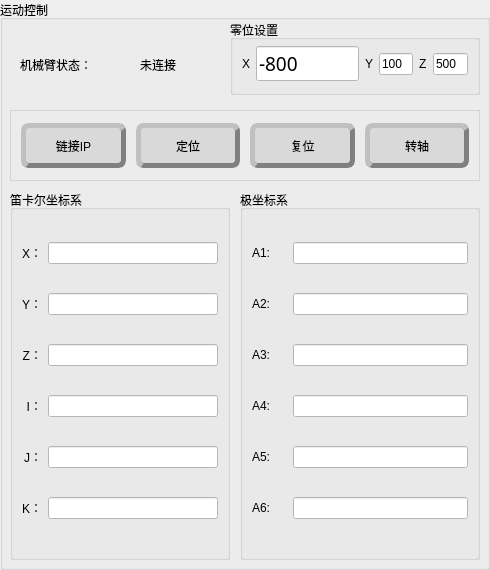
       <widget class="QGroupBox" name="groupBox">
        <property name="geometry">
         <rect>
          <x>340</x>
          <y>20</y>
          <width>490</width>
          <height>570</height>
         </rect>
        </property>
        <property name="title">
         <string>运动控制</string>
        </property>
        <widget class="QGroupBox" name="groupBox_5">
         <property name="geometry">
          <rect>
           <x>10</x>
           <y>190</y>
           <width>220</width>
           <height>370</height>
          </rect>
         </property>
         <property name="title">
          <string>笛卡尔坐标系</string>
         </property>
         <layout class="QGridLayout" name="gridLayout_2">
          <item row="0" column="0">
           <widget class="QLabel" name="label_5">
            <property name="styleSheet">
             <string notr="true">font: 75 12pt &quot;微软雅黑&quot;;</string>
            </property>
            <property name="text">
             <string>X：</string>
            </property>
            <property name="alignment">
             <set>Qt::AlignRight|Qt::AlignTrailing|Qt::AlignVCenter</set>
            </property>
           </widget>
          </item>
          <item row="1" column="0">
           <widget class="QLabel" name="label_8">
            <property name="styleSheet">
             <string notr="true">font: 75 12pt &quot;微软雅黑&quot;;</string>
            </property>
            <property name="text">
             <string>Y：</string>
            </property>
            <property name="alignment">
             <set>Qt::AlignRight|Qt::AlignTrailing|Qt::AlignVCenter</set>
            </property>
           </widget>
          </item>
          <item row="0" column="1">
           <widget class="QLineEdit" name="RobotXlineEdit">
            <property name="styleSheet">
             <string notr="true">background-color: rgb(255, 255, 255);</string>
            </property>
           </widget>
          </item>
          <item row="1" column="1">
           <widget class="QLineEdit" name="RobotYlineEdit">
            <property name="styleSheet">
             <string notr="true">background-color: rgb(255, 255, 255);</string>
            </property>
           </widget>
          </item>
          <item row="2" column="0">
           <widget class="QLabel" name="label_9">
            <property name="styleSheet">
             <string notr="true">font: 75 12pt &quot;微软雅黑&quot;;</string>
            </property>
            <property name="text">
             <string>Z：</string>
            </property>
            <property name="alignment">
             <set>Qt::AlignRight|Qt::AlignTrailing|Qt::AlignVCenter</set>
            </property>
           </widget>
          </item>
          <item row="3" column="1">
           <widget class="QLineEdit" name="RobotRXlineEdit">
            <property name="styleSheet">
             <string notr="true">background-color: rgb(255, 255, 255);</string>
            </property>
           </widget>
          </item>
          <item row="2" column="1">
           <widget class="QLineEdit" name="RobotZlineEdit">
            <property name="styleSheet">
             <string notr="true">background-color: rgb(255, 255, 255);</string>
            </property>
           </widget>
          </item>
          <item row="3" column="0">
           <widget class="QLabel" name="label_19">
            <property name="styleSheet">
             <string notr="true">font: 75 12pt &quot;微软雅黑&quot;;</string>
            </property>
            <property name="text">
             <string> I：</string>
            </property>
            <property name="alignment">
             <set>Qt::AlignRight|Qt::AlignTrailing|Qt::AlignVCenter</set>
            </property>
           </widget>
          </item>
          <item row="5" column="0">
           <widget class="QLabel" name="label_21">
            <property name="styleSheet">
             <string notr="true">font: 75 12pt &quot;微软雅黑&quot;;</string>
            </property>
            <property name="text">
             <string>K：</string>
            </property>
            <property name="alignment">
             <set>Qt::AlignRight|Qt::AlignTrailing|Qt::AlignVCenter</set>
            </property>
           </widget>
          </item>
          <item row="4" column="0">
           <widget class="QLabel" name="label_20">
            <property name="styleSheet">
             <string notr="true">font: 75 12pt &quot;微软雅黑&quot;;</string>
            </property>
            <property name="text">
             <string>J：</string>
            </property>
            <property name="alignment">
             <set>Qt::AlignRight|Qt::AlignTrailing|Qt::AlignVCenter</set>
            </property>
           </widget>
          </item>
          <item row="5" column="1">
           <widget class="QLineEdit" name="RobotRZlineEdit">
            <property name="styleSheet">
             <string notr="true">background-color: rgb(255, 255, 255);</string>
            </property>
           </widget>
          </item>
          <item row="4" column="1">
           <widget class="QLineEdit" name="RobotRYlineEdit">
            <property name="styleSheet">
             <string notr="true">background-color: rgb(255, 255, 255);</string>
            </property>
           </widget>
          </item>
         </layout>
        </widget>
        <widget class="QGroupBox" name="groupBox_8">
         <property name="geometry">
          <rect>
           <x>240</x>
           <y>190</y>
           <width>240</width>
           <height>370</height>
          </rect>
         </property>
         <property name="title">
          <string>极坐标系</string>
         </property>
         <layout class="QGridLayout" name="gridLayout_4" columnstretch="1,5">
          <item row="0" column="0">
           <widget class="QLabel" name="label_33">
            <property name="styleSheet">
             <string notr="true">font: 75 12pt &quot;微软雅黑&quot;;</string>
            </property>
            <property name="text">
             <string>A1:</string>
            </property>
           </widget>
          </item>
          <item row="0" column="1">
           <widget class="QLineEdit" name="axis1lineEdit">
            <property name="styleSheet">
             <string notr="true">background-color: rgb(255, 255, 255);</string>
            </property>
           </widget>
          </item>
          <item row="1" column="0">
           <widget class="QLabel" name="label_40">
            <property name="styleSheet">
             <string notr="true">font: 75 12pt &quot;微软雅黑&quot;;</string>
            </property>
            <property name="text">
             <string>A2:</string>
            </property>
           </widget>
          </item>
          <item row="1" column="1">
           <widget class="QLineEdit" name="axis2lineEdit">
            <property name="styleSheet">
             <string notr="true">background-color: rgb(255, 255, 255);</string>
            </property>
           </widget>
          </item>
          <item row="2" column="0">
           <widget class="QLabel" name="label_41">
            <property name="styleSheet">
             <string notr="true">font: 75 12pt &quot;微软雅黑&quot;;</string>
            </property>
            <property name="text">
             <string>A3:</string>
            </property>
           </widget>
          </item>
          <item row="2" column="1">
           <widget class="QLineEdit" name="axis3lineEdit">
            <property name="styleSheet">
             <string notr="true">background-color: rgb(255, 255, 255);</string>
            </property>
           </widget>
          </item>
          <item row="3" column="0">
           <widget class="QLabel" name="label_42">
            <property name="styleSheet">
             <string notr="true">font: 75 12pt &quot;微软雅黑&quot;;</string>
            </property>
            <property name="text">
             <string>A4:</string>
            </property>
           </widget>
          </item>
          <item row="3" column="1">
           <widget class="QLineEdit" name="axis4lineEdit">
            <property name="styleSheet">
             <string notr="true">background-color: rgb(255, 255, 255);</string>
            </property>
           </widget>
          </item>
          <item row="4" column="0">
           <widget class="QLabel" name="label_43">
            <property name="styleSheet">
             <string notr="true">font: 75 12pt &quot;微软雅黑&quot;;</string>
            </property>
            <property name="text">
             <string>A5:</string>
            </property>
           </widget>
          </item>
          <item row="4" column="1">
           <widget class="QLineEdit" name="axis5lineEdit">
            <property name="styleSheet">
             <string notr="true">background-color: rgb(255, 255, 255);</string>
            </property>
           </widget>
          </item>
          <item row="5" column="0">
           <widget class="QLabel" name="label_44">
            <property name="styleSheet">
             <string notr="true">font: 75 12pt &quot;微软雅黑&quot;;</string>
            </property>
            <property name="text">
             <string>A6:</string>
            </property>
           </widget>
          </item>
          <item row="5" column="1">
           <widget class="QLineEdit" name="axis6lineEdit">
            <property name="styleSheet">
             <string notr="true">background-color: rgb(255, 255, 255);</string>
            </property>
           </widget>
          </item>
         </layout>
        </widget>
        <widget class="QLabel" name="label_6">
         <property name="geometry">
          <rect>
           <x>20</x>
           <y>50</y>
           <width>110</width>
           <height>30</height>
          </rect>
         </property>
         <property name="text">
          <string>机械臂状态：</string>
         </property>
        </widget>
        <widget class="QGroupBox" name="groupBox_20">
         <property name="geometry">
          <rect>
           <x>230</x>
           <y>20</y>
           <width>250</width>
           <height>75</height>
          </rect>
         </property>
         <property name="title">
          <string>零位设置</string>
         </property>
         <layout class="QHBoxLayout" name="horizontalLayout_11">
          <property name="topMargin">
           <number>5</number>
          </property>
          <item>
           <widget class="QLabel" name="label_32">
            <property name="text">
             <string>X</string>
            </property>
           </widget>
          </item>
          <item>
           <widget class="QLineEdit" name="zero_position_x">
            <property name="font">
             <font>
              <family>微软雅黑</family>
              <pointsize>14</pointsize>
              <weight>50</weight>
              <italic>false</italic>
              <bold>false</bold>
             </font>
            </property>
            <property name="styleSheet">
             <string notr="true">background-color: rgb(255, 255, 255);</string>
            </property>
            <property name="text">
             <string>-800</string>
            </property>
           </widget>
          </item>
          <item>
           <widget class="QLabel" name="label_37">
            <property name="text">
             <string>Y</string>
            </property>
           </widget>
          </item>
          <item>
           <widget class="QLineEdit" name="zero_position_y">
            <property name="styleSheet">
             <string notr="true">background-color: rgb(255, 255, 255);</string>
            </property>
            <property name="text">
             <string>100</string>
            </property>
           </widget>
          </item>
          <item>
           <widget class="QLabel" name="label_38">
            <property name="text">
             <string>Z</string>
            </property>
           </widget>
          </item>
          <item>
           <widget class="QLineEdit" name="zero_position_z">
            <property name="styleSheet">
             <string notr="true">background-color: rgb(255, 255, 255);</string>
            </property>
            <property name="text">
             <string>500</string>
            </property>
           </widget>
          </item>
         </layout>
        </widget>
        <widget class="QFrame" name="frame_21">
         <property name="geometry">
          <rect>
           <x>10</x>
           <y>110</y>
           <width>470</width>
           <height>71</height>
          </rect>
         </property>
         <property name="styleSheet">
          <string notr="true">border:1px solid rgb(212, 212, 212);</string>
         </property>
         <layout class="QHBoxLayout" name="horizontalLayout_10">
          <property name="spacing">
           <number>10</number>
          </property>
          <property name="leftMargin">
           <number>10</number>
          </property>
          <property name="topMargin">
           <number>0</number>
          </property>
          <property name="rightMargin">
           <number>10</number>
          </property>
          <property name="bottomMargin">
           <number>0</number>
          </property>
          <item>
           <widget class="QPushButton" name="ConnectionRobotButton">
            <property name="enabled">
             <bool>true</bool>
            </property>
            <property name="sizePolicy">
             <sizepolicy hsizetype="Minimum" vsizetype="Fixed">
              <horstretch>0</horstretch>
              <verstretch>0</verstretch>
             </sizepolicy>
            </property>
            <property name="minimumSize">
             <size>
              <width>0</width>
              <height>45</height>
             </size>
            </property>
            <property name="maximumSize">
             <size>
              <width>200</width>
              <height>45</height>
             </size>
            </property>
            <property name="palette">
             <palette>
              <active>
               <colorrole role="WindowText">
                <brush brushstyle="SolidPattern">
                 <color alpha="255">
                  <red>0</red>
                  <green>0</green>
                  <blue>0</blue>
                 </color>
                </brush>
               </colorrole>
               <colorrole role="Button">
                <brush brushstyle="SolidPattern">
                 <color alpha="255">
                  <red>217</red>
                  <green>217</green>
                  <blue>217</blue>
                 </color>
                </brush>
               </colorrole>
               <colorrole role="Text">
                <brush brushstyle="SolidPattern">
                 <color alpha="255">
                  <red>0</red>
                  <green>0</green>
                  <blue>0</blue>
                 </color>
                </brush>
               </colorrole>
               <colorrole role="ButtonText">
                <brush brushstyle="SolidPattern">
                 <color alpha="255">
                  <red>0</red>
                  <green>0</green>
                  <blue>0</blue>
                 </color>
                </brush>
               </colorrole>
               <colorrole role="Base">
                <brush brushstyle="SolidPattern">
                 <color alpha="255">
                  <red>217</red>
                  <green>217</green>
                  <blue>217</blue>
                 </color>
                </brush>
               </colorrole>
               <colorrole role="Window">
                <brush brushstyle="SolidPattern">
                 <color alpha="255">
                  <red>217</red>
                  <green>217</green>
                  <blue>217</blue>
                 </color>
                </brush>
               </colorrole>
               <colorrole role="PlaceholderText">
                <brush brushstyle="NoBrush">
                 <color alpha="128">
                  <red>0</red>
                  <green>0</green>
                  <blue>0</blue>
                 </color>
                </brush>
               </colorrole>
              </active>
              <inactive>
               <colorrole role="WindowText">
                <brush brushstyle="SolidPattern">
                 <color alpha="255">
                  <red>0</red>
                  <green>0</green>
                  <blue>0</blue>
                 </color>
                </brush>
               </colorrole>
               <colorrole role="Button">
                <brush brushstyle="SolidPattern">
                 <color alpha="255">
                  <red>217</red>
                  <green>217</green>
                  <blue>217</blue>
                 </color>
                </brush>
               </colorrole>
               <colorrole role="Text">
                <brush brushstyle="SolidPattern">
                 <color alpha="255">
                  <red>0</red>
                  <green>0</green>
                  <blue>0</blue>
                 </color>
                </brush>
               </colorrole>
               <colorrole role="ButtonText">
                <brush brushstyle="SolidPattern">
                 <color alpha="255">
                  <red>0</red>
                  <green>0</green>
                  <blue>0</blue>
                 </color>
                </brush>
               </colorrole>
               <colorrole role="Base">
                <brush brushstyle="SolidPattern">
                 <color alpha="255">
                  <red>217</red>
                  <green>217</green>
                  <blue>217</blue>
                 </color>
                </brush>
               </colorrole>
               <colorrole role="Window">
                <brush brushstyle="SolidPattern">
                 <color alpha="255">
                  <red>217</red>
                  <green>217</green>
                  <blue>217</blue>
                 </color>
                </brush>
               </colorrole>
               <colorrole role="PlaceholderText">
                <brush brushstyle="NoBrush">
                 <color alpha="128">
                  <red>0</red>
                  <green>0</green>
                  <blue>0</blue>
                 </color>
                </brush>
               </colorrole>
              </inactive>
              <disabled>
               <colorrole role="WindowText">
                <brush brushstyle="SolidPattern">
                 <color alpha="255">
                  <red>0</red>
                  <green>0</green>
                  <blue>0</blue>
                 </color>
                </brush>
               </colorrole>
               <colorrole role="Button">
                <brush brushstyle="SolidPattern">
                 <color alpha="255">
                  <red>217</red>
                  <green>217</green>
                  <blue>217</blue>
                 </color>
                </brush>
               </colorrole>
               <colorrole role="Text">
                <brush brushstyle="SolidPattern">
                 <color alpha="255">
                  <red>0</red>
                  <green>0</green>
                  <blue>0</blue>
                 </color>
                </brush>
               </colorrole>
               <colorrole role="ButtonText">
                <brush brushstyle="SolidPattern">
                 <color alpha="255">
                  <red>0</red>
                  <green>0</green>
                  <blue>0</blue>
                 </color>
                </brush>
               </colorrole>
               <colorrole role="Base">
                <brush brushstyle="SolidPattern">
                 <color alpha="255">
                  <red>217</red>
                  <green>217</green>
                  <blue>217</blue>
                 </color>
                </brush>
               </colorrole>
               <colorrole role="Window">
                <brush brushstyle="SolidPattern">
                 <color alpha="255">
                  <red>217</red>
                  <green>217</green>
                  <blue>217</blue>
                 </color>
                </brush>
               </colorrole>
               <colorrole role="PlaceholderText">
                <brush brushstyle="NoBrush">
                 <color alpha="128">
                  <red>0</red>
                  <green>0</green>
                  <blue>0</blue>
                 </color>
                </brush>
               </colorrole>
              </disabled>
             </palette>
            </property>
            <property name="cursor">
             <cursorShape>PointingHandCursor</cursorShape>
            </property>
            <property name="styleSheet">
             <string notr="true">QPushButton{
background-color: rgb(217, 217, 217);
color: rgb(0,0,0);  
border-radius:8px;
font:12pt &quot;微软雅黑&quot;;
border:5px outset gray;
}
QPushButton::hover{
background-color: rgb(200, 200, 200);
color: rgb(0,0,0);  
border-radius:8px;
font:12pt &quot;微软雅黑&quot;;
border:5px groove gray;
}</string>
            </property>
            <property name="text">
             <string>链接IP</string>
            </property>
           </widget>
          </item>
          <item>
           <widget class="QPushButton" name="Robot_movebutton">
            <property name="enabled">
             <bool>true</bool>
            </property>
            <property name="minimumSize">
             <size>
              <width>0</width>
              <height>45</height>
             </size>
            </property>
            <property name="maximumSize">
             <size>
              <width>200</width>
              <height>45</height>
             </size>
            </property>
            <property name="cursor">
             <cursorShape>PointingHandCursor</cursorShape>
            </property>
            <property name="styleSheet">
             <string notr="true">QPushButton{
background-color: rgb(217, 217, 217);
color: rgb(0,0,0);  
border-radius:8px;
font:12pt &quot;微软雅黑&quot;;
border:5px outset gray;
}
QPushButton::hover{
background-color: rgb(200, 200, 200);
color: rgb(0,0,0);  
border-radius:8px;
font:12pt &quot;微软雅黑&quot;;
border:5px groove gray;
}</string>
            </property>
            <property name="text">
             <string>定位</string>
            </property>
           </widget>
          </item>
          <item>
           <widget class="QPushButton" name="RobotGohomeButton">
            <property name="minimumSize">
             <size>
              <width>0</width>
              <height>45</height>
             </size>
            </property>
            <property name="maximumSize">
             <size>
              <width>200</width>
              <height>45</height>
             </size>
            </property>
            <property name="cursor">
             <cursorShape>PointingHandCursor</cursorShape>
            </property>
            <property name="styleSheet">
             <string notr="true">QPushButton{
background-color: rgb(217, 217, 217);
color: rgb(0,0,0);  
border-radius:8px;
font:12pt &quot;微软雅黑&quot;;
border:5px outset gray;
}
QPushButton::hover{
background-color: rgb(200, 200, 200);
color: rgb(0,0,0);  
border-radius:8px;
font:12pt &quot;微软雅黑&quot;;
border:5px groove gray;
}</string>
            </property>
            <property name="text">
             <string>复位</string>
            </property>
           </widget>
          </item>
          <item>
           <widget class="QPushButton" name="RobotaxismoveButton">
            <property name="minimumSize">
             <size>
              <width>0</width>
              <height>45</height>
             </size>
            </property>
            <property name="maximumSize">
             <size>
              <width>200</width>
              <height>45</height>
             </size>
            </property>
            <property name="cursor">
             <cursorShape>PointingHandCursor</cursorShape>
            </property>
            <property name="styleSheet">
             <string notr="true">QPushButton{
background-color: rgb(217, 217, 217);
color: rgb(0,0,0);  
border-radius:8px;
font:12pt &quot;微软雅黑&quot;;
border:5px outset gray;
}
QPushButton::hover{
background-color: rgb(200, 200, 200);
color: rgb(0,0,0);  
border-radius:8px;
font:12pt &quot;微软雅黑&quot;;
border:5px groove gray;
}</string>
            </property>
            <property name="text">
             <string>转轴</string>
            </property>
           </widget>
          </item>
         </layout>
        </widget>
        <widget class="QLabel" name="robot_state_show">
         <property name="geometry">
          <rect>
           <x>140</x>
           <y>50</y>
           <width>60</width>
           <height>30</height>
          </rect>
         </property>
         <property name="text">
          <string>未连接</string>
         </property>
        </widget>
       </widget>
